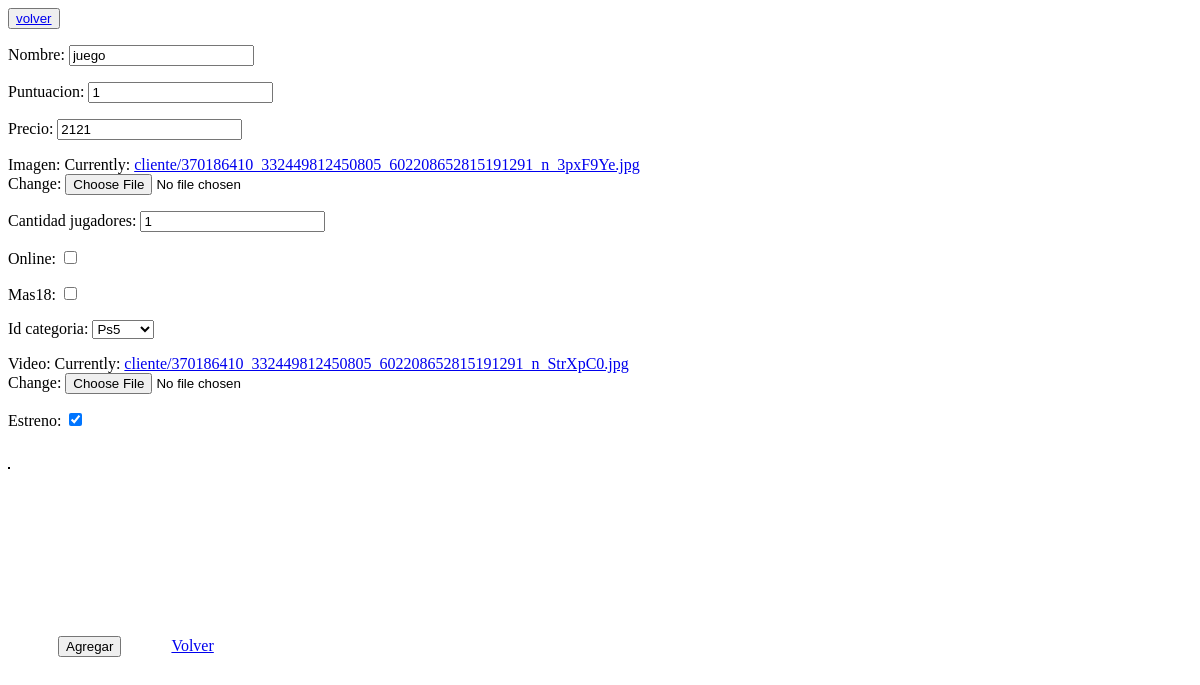
Before: /administrador/juegos_edit/2 with the older database file.
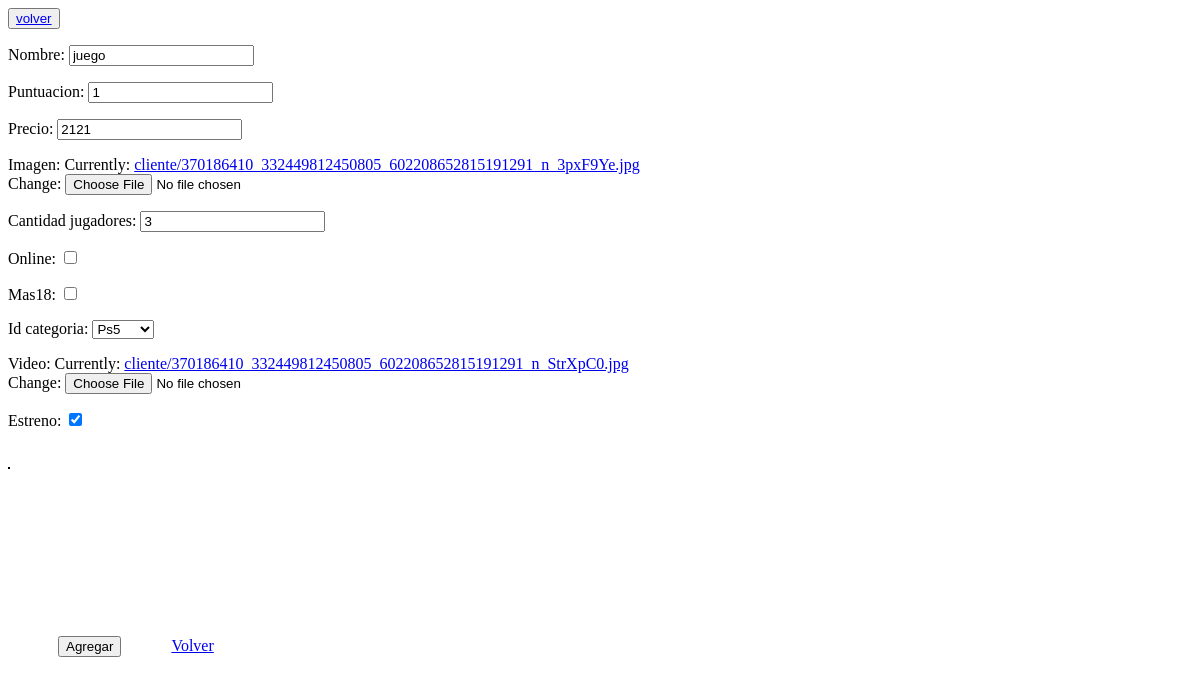
After: the same page with the newer database file.
### cliente/models.py (models this page shows, shortened)
class Juegos(models.Model):
    idjuego=models.AutoField(primary_key=True)
    nombre=models.CharField(max_length=100)
    puntuacion = models.IntegerField(
        validators=[MinValueValidator(1), MaxValueValidator(10)])
    precio=models.CharField(max_length=20)
    imagen=models.ImageField( upload_to="cliente", null=False)
    cantidad_jugadores=models.CharField(max_length=100)
    online=models.BooleanField(default=False)
    mas18=models.BooleanField(default=False)
    id_categoria = models.ForeignKey('Categoria_juegos',on_delete=models.CASCADE, db_column='idcategoria')
    video=models.FileField(upload_to="cliente", null=False)
    estreno=models.BooleanField(default= False)

class Categoria_juegos(models.Model):
    idcategoria = models.CharField(primary_key=True,max_length=10)
    nombre=models.CharField(max_length=100)
    def __str__(self):
        return str(self.nombre)

### administrador/views.py (the view, shortened to what this page needs)
# urls.py: path('juegos_edit/<str:pk>', views.juegos_edit, name='juegos_edit'),
def juegos_edit(request,pk):
        juegos=Juegos.objects.get(idjuego = pk)
        context={'form' : Juegos_Form(instance=juegos)}
        return render(request,'administrador/juegos_edit.html',context)

### cliente/forms.py
class Juegos_Form(ModelForm):
    class Meta:
        model= Juegos
        fields='__all__'

### administrador/templates/administrador/juegos_edit.html (shortened to what this page needs)
<!DOCTYPE html>
<html lang="en">
<head>
</head>
<body>
    <button><a href="{% url 'admin' %}"> volver</a></button>
    <table style="border: 1px solid black;">
<form action="" method="POST" enctype="multipart/form-data" >
          {{ form.as_p }}
          <input style="position: relative; top: 190px; left: 50px;" type="submit" name="opcion" value="Agregar">
         <a style="position: relative; top: 190px; left: 100px;" href="{% url 'crud_juegos' %}">Volver</a>
</form>

Changed rows visible on the page:
changed Juegos "juego": cantidad_jugadores "1" → "3"
